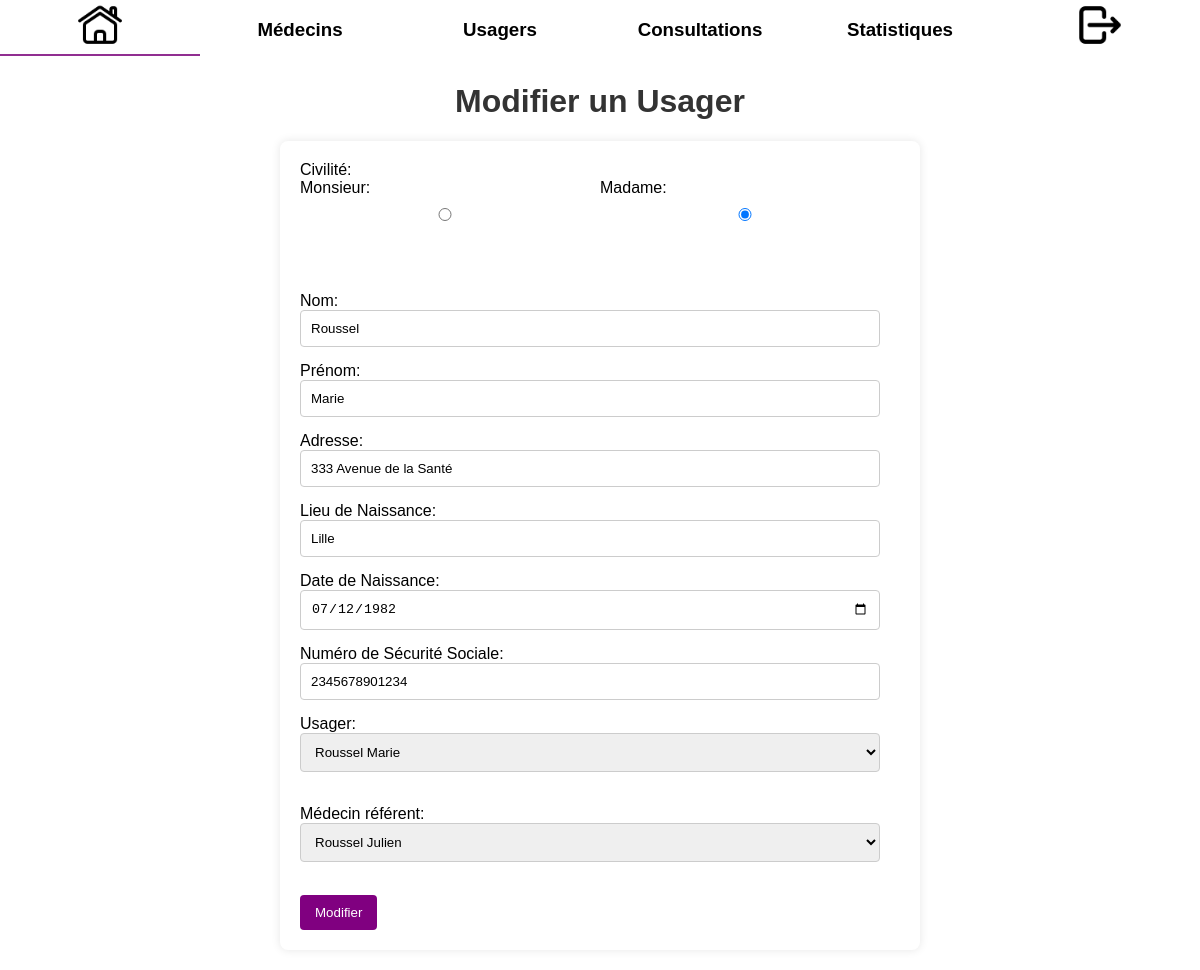
The page /php/modif_usager.php?id=1 (signed in) on the database its author committed.
### tables this page shows
CREATE TABLE usager (
    ID_USAGER int(11) NOT NULL AUTO_INCREMENT,
    Civilite varchar(10) DEFAULT NULL,
    Nom varchar(50) DEFAULT NULL,
    Prenom varchar(50) DEFAULT NULL,
    Adresse varchar(100) DEFAULT NULL,
    Date_Naissance date DEFAULT NULL,
    Numero_Secu varchar(13) DEFAULT NULL,
    Lieu_Naissance varchar(50) DEFAULT NULL,
    ID_Medecin_Ref int(11) DEFAULT NULL,
    PRIMARY KEY (ID_USAGER),
    FOREIGN KEY (ID_Medecin_Ref) REFERENCES medecin (ID_Medecin)
);

### php/modif_usager.php (the view, shortened to what this page needs)
<!DOCTYPE html>
<html lang="fr">
<head>
    <link rel="stylesheet" type="text/css" href="../css/ajouterusager.css">
    <?php
    include('menu.php');
    include('BDD.php');
    if(isset($_GET['id']) && is_numeric($_GET['id'])) {
        $usager_id = $_GET['id'];
        $sql = "SELECT * FROM usager WHERE ID_USAGER = :usager_id";
        $stmt = $conn->prepare($sql);
        $stmt->bindParam(':usager_id', $usager_id, PDO::PARAM_INT);
        $stmt->execute();
        if ($stmt->rowCount() > 0) {
            $usager = $stmt->fetch(PDO::FETCH_ASSOC);
        } else {
            echo "Usager non trouvé.";
            exit;
        }
    } else {
        echo "ID d'usager non spécifié.";
        exit;
    }
    ?>
</head>
<body>
    <h1>Modifier un Usager</h1>
    <form method="post" action="traitement_modif_usag.php">
        Civilité:
        <div class="civilite-options">
            <div class="civilite-option">
                <label>Monsieur:</label>
                <input type="radio" name="civilite" value="Monsieur" <?php echo ($usager['Civilite'] == 'Monsieur') ? 'checked' : ''; ?> required>
            </div>
            <div class="civilite-option">
                <label>Madame:</label>
                <input type="radio" name="civilite" value="Madame" <?php echo ($usager['Civilite'] == 'Madame') ? 'checked' : ''; ?> required>
            </div>
        </div>
        <br><br>
        Nom: <input type="text" name="nom" value="<?php echo $usager['Nom']; ?>" required>
        Prénom: <input type="text" name="prenom" value="<?php echo $usager['Prenom']; ?>" required>
        Adresse: <input type="text" name="adresse" value="<?php echo $usager['Adresse']; ?>" required>
        Lieu de Naissance: <input type="text" name="lieu_naissance" value="<?php echo $usager['Lieu_Naissance']; ?>" required>
        Date de Naissance: <input type="date" name="date_naissance" value="<?php echo $usager['Date_Naissance']; ?>" required>
        Numéro de Sécurité Sociale: <input type="text" name="numero_secu" pattern="\d{13}" title="Le numéro de sécurité sociale doit contenir 13 chiffres" value="<?php echo $usager['Numero_Secu']; ?>" required>
        Usager:
        <select name="usager_ref">
            <?php
            include 'afficher_liste_usag.php';
            ?>
        </select><br><br>
        Médecin référent:
        <select name="medecin_ref">
            <?php
            include 'afficher_liste_med.php';
            ?>
        </select><br><br>
        <input type="submit" value="Modifier">
    </form>
</body>
</html>

### css/ajouterusager.css (style rules this page uses)
body { font-family: Arial, sans-serif; margin: 0px; padding:0px; }
h1 { text-align: center; color: #333; }
form { max-width: 600px; margin: 20px auto; background-color: #fff; padding: 20px; border-radius: 8px; box-shadow: 0 0 10px rgba(0, 0, 0, 0.1); }
label { display: block; margin-bottom: 8px; }
.civilite-options { display: flex; justify-content: space-between; }
.civilite-option { flex: 1; }
input[type="text"], input[type="date"], input[type="radio"], textarea, select { width: calc(100% - 20px); padding: 10px; margin-bottom: 15px; box-sizing: border-box; border: 1px solid #ccc; border-radius: 4px; }
input[type="submit"] { background-color: purple; color: #fff; padding: 10px 15px; border: none; border-radius: 4px; cursor: pointer; }
.civilite-options { display: flex; justify-content: space-between; margin-bottom: 20px; }

### rows shown on the page
usager: Civilite "☑", nom "Roussel", prenom "Marie", adresse "333 Avenue de la Santé", lieu_naissance "Lille", date_naissance "07/12/1982", numero_secu "2345678901234"

### other values the page prints
form field usager_ref "Roussel Marie"
form field medecin_ref "Roussel Julien"
